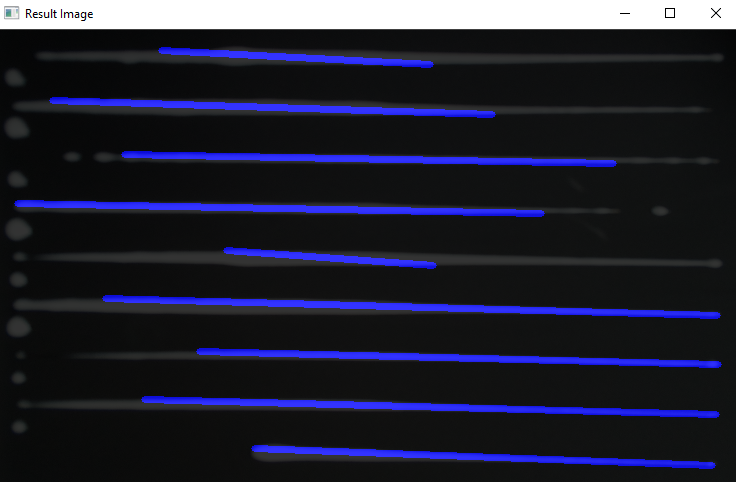
#> input picture traitement-image/cropped/1.png, 736 x 482 px, found by its file name
$ python medium.py
#> lines starting #> are read from the running program, lines starting #| are printed output that depends on the picture
#import dependencies
import cv2
import numpy as np
import matplotlib.pyplot as plt
#load image using cv's imread(nameoffile)
# img = cv2.imread('photos/resized.jpg')
not_resized_img = cv2.imread('plan_experience/1.png')
#> not_resized_img is the input picture: shape (482, 736, 3); mean B, G, R 50.7, 33.9, 33.2

not_resized_img_height = not_resized_img.shape[0]
#> not_resized_img_height = 482
not_resized_img_width = not_resized_img.shape[1]
#> not_resized_img_width = 736
scale_percent = 100
new_height = int(not_resized_img_height * scale_percent / 100)
#> new_height = 482
new_width = int(not_resized_img_width * scale_percent / 100)
#> new_width = 736
img = cv2.resize(not_resized_img, (new_width, new_height))

#split the image into blue, green, and red channels
b,g,r = cv2.split(img)
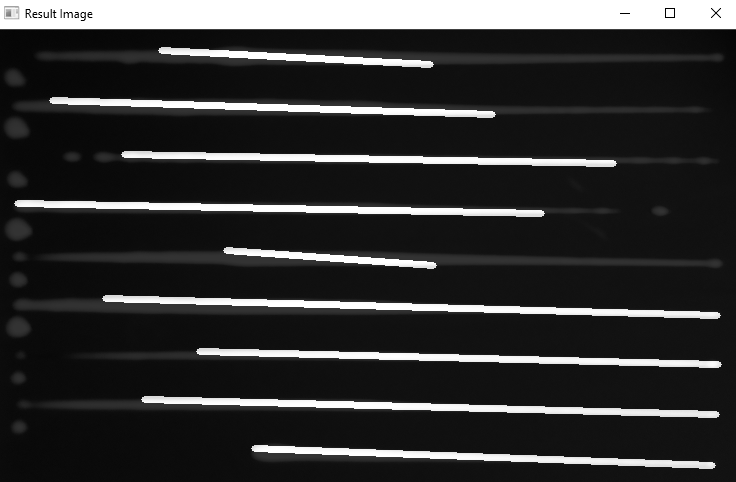
#> b: shape (482, 736); min 0, max 255, mean 50.7
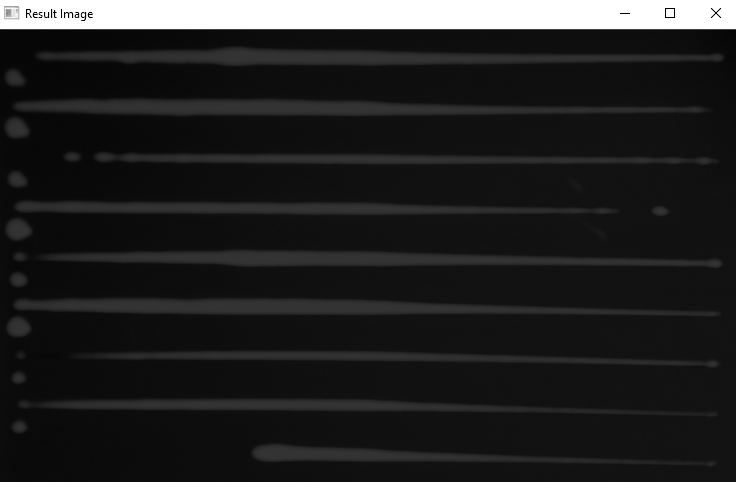
#> g: shape (482, 736); min 0, max 255, mean 33.9
#here we 'amplify' the color green to stand out, without red/blue
gscale = 2*g-r-b #we are going to refer to this as our grayscale img
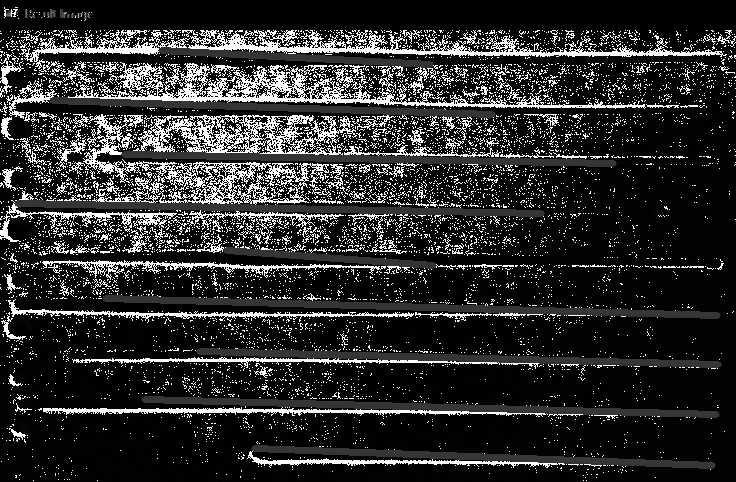
#> gscale: shape (482, 736); min 0, max 255, mean 44.3
#Canny edge detection
gscale = cv2.Canny(gscale,280,290,apertureSize = 3)
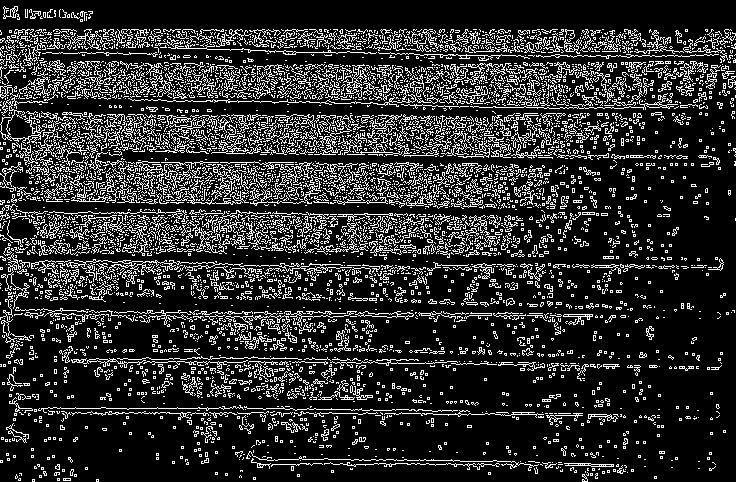
#> gscale: shape (482, 736); 17.9% white in thin lines or dots
#checking the results (good practice)
plt.figure()
plt.plot(), plt.imshow(gscale)
plt.title('Canny Edge-Detection Results')
plt.xticks([]), plt.yticks([])
plt.show()

size = np.size(gscale) #returns the product of the array dimensions
#> size = 354752
skel = np.zeros(gscale.shape,np.uint8) #array of zeros
ret,gscale = cv2.threshold(gscale,128,255,0) #thresholding the image
element = cv2.getStructuringElement(cv2.MORPH_CROSS,(3,3))
done = False
while(not done):
  eroded = cv2.erode(gscale,element)
  temp = cv2.dilate(eroded,element)
  temp = cv2.subtract(gscale,temp)
  skel = cv2.bitwise_or(skel,temp)
  gscale = eroded.copy()
  zeros = size - cv2.countNonZero(gscale)
  if zeros==size:
    done = True
#> this loop made 2 passes
#> zeros on passes 1 to 2: 354691, 354752
#> pass 1, `eroded = cv2.erode(gscale,element)`:
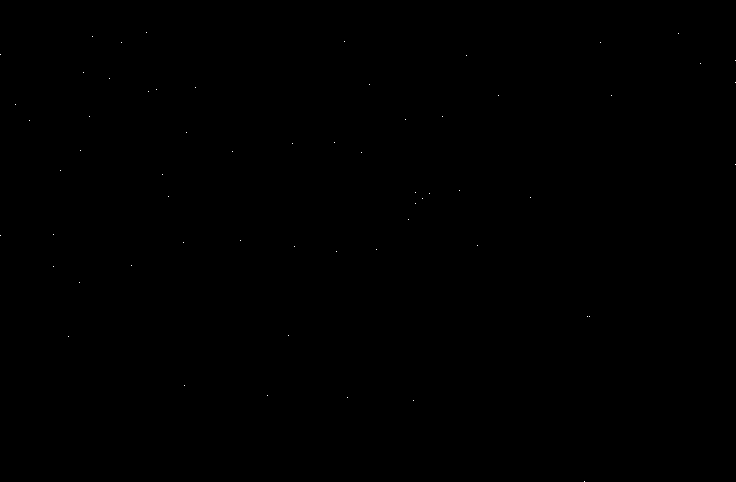
#> eroded: shape (482, 736); 0.02% white in thin lines or dots
#> pass 1, `temp = cv2.subtract(gscale,temp)`:
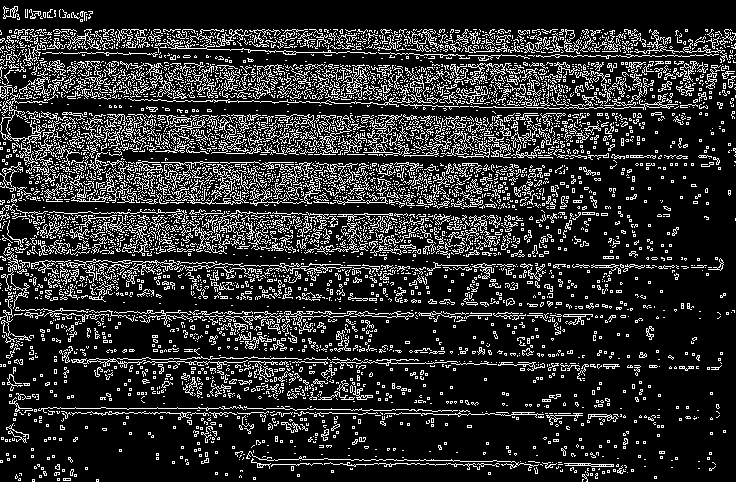
#> temp: shape (482, 736); 17.8% white in thin lines or dots
#> after the loop: skel: shape (482, 736); 17.8% white in thin lines or dots

lines = cv2.HoughLines(skel,1,np.pi/180,130)
a,b,c = lines.shape
#> a = 5547; b = 1; c = 2

height = img.shape[0]
#> height = 482
width = img.shape[1]
#> width = 736
middle_width = width / 2
#> middle_width = 368
vertical_lines = []

for i in range(a):
  rho = lines[i][0][0]
  theta = lines[i][0][1]
  a = np.cos(theta)
  b = np.sin(theta)
  x0 = a*rho
  y0 = b*rho
  x1 = int(x0 + 1000*(-b))
  y1 = int(y0 + 1000*(a))
  x2 = int(x0 - 1000*(-b))
  y2 = int(y0 - 1000*(a))
  # if (a < 0.01 and a > -0.01):
  # vertical lines
  if (theta == 0 or theta == 180):
    # sens = x2 - x1
    if ((x1 + x2) // 2 < middle_width):
      vertical_lines.append(x2)
    else:
      vertical_lines.append(x1)
    cv2.line(img,(x1,y1),(x2,y2),(0,0,255),2, cv2.LINE_AA)
#> this loop made 5547 passes
#> (rho, theta, a, b, x0, y0, x1, y1) on passes 1 to 3: (413, 1.57, -4.37e-08, 1, -1.81e-05, 413, -1000, 412), (265, 1.57, -4.37e-08, 1, -1.16e-05, 265, -1000, 264), (316, 1.57, -4.37e-08, 1, -1.38e-05, 316, -1000, 315)
#> after the loop, vertical_lines = []

# [17 lines of commented-out code are left out]
plt.subplot(121)
#OpenCV reads images as BGR, this corrects so it is displayed as RGB
plt.plot(),plt.imshow(cv2.cvtColor(img, cv2.COLOR_BGR2RGB))
plt.title('Row Detection'), plt.xticks([]), plt.yticks([])
plt.subplot(122)
plt.plot(),plt.imshow(skel,cmap='gray')
plt.title('Skeletal Image'), plt.xticks([]), plt.yticks([])
plt.show()
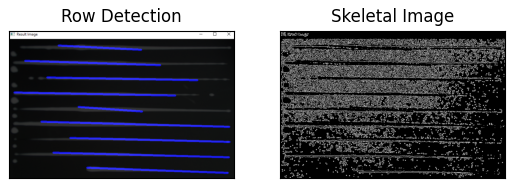
#> figure drawn by matplotlib, 2 panels

# crop_img = img[0:height, nearest_left:nearest_right]
# cv2.imshow("cropped", crop_img)
# cv2.waitKey(0)

$ run again, with traitement-image/cropped/2.png copied over traitement-image/cropped/1.png
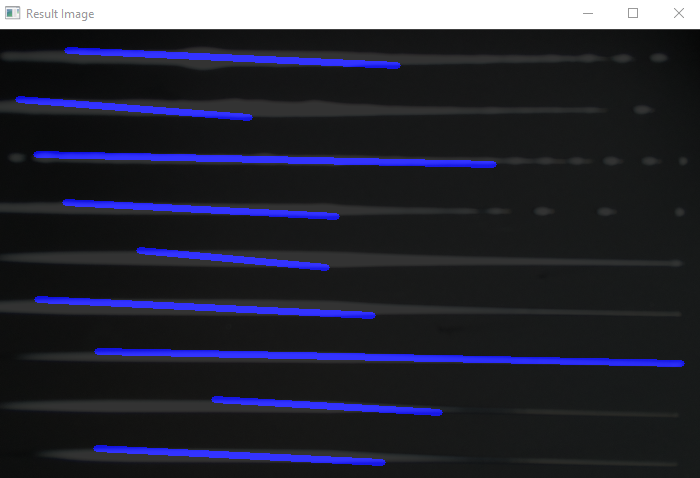
#> input picture traitement-image/cropped/2.png, 700 x 478 px, found by its file name
#> not_resized_img is the input picture: shape (478, 700, 3); mean B, G, R 52.9, 40.3, 39.4
#> `gscale = cv2.Canny(gscale,280,290,apertureSize = 3)`:
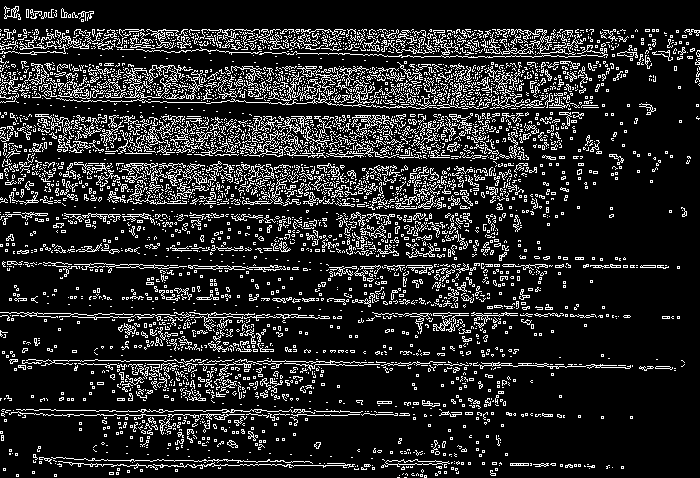
#> gscale: shape (478, 700); 15% white in thin lines or dots
#> size = 334600
#> the loop `while(not done):` made 2 passes
#> zeros on passes 1 to 2: 334551, 334600
#> lines = 2821 rows, first 8: [356, 1.59], [30, 1.57], [364, 1.57], [267, 1.57], [414, 1.57], [95, 1.59], [262, 1.59], [42, 1.55]
#> the loop `for i in range(a):` made 2821 passes
#> (rho, theta, a, b, x0, y0, x1, y1) on passes 1 to 3: (356, 1.59, -0.0175, 1, -6.21, 355.9, -1006, 338), (30, 1.57, -4.37e-08, 1, -1.31e-06, 30, -1000, 29), (364, 1.57, -4.37e-08, 1, -1.59e-05, 364, -1000, 363)
#> after the loop `for i in range(a):`: vertical_lines = []
#> `plt.show()`:
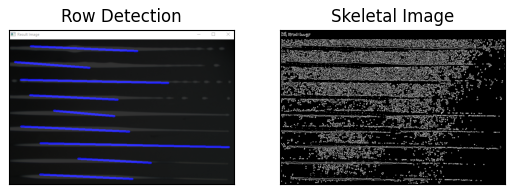
#> figure drawn by matplotlib, 2 panels
